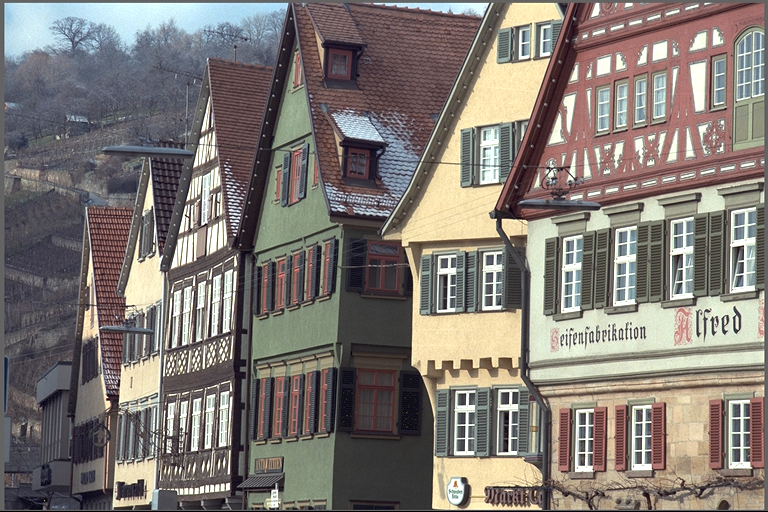
//> input picture images/kodim08.png, 768 x 512 px
$ ./sobel_custom_size ../images/kodim08.png 3   (built with g++ and OpenCV 4)
//> lines starting //> are read from the running program, lines starting //| are printed output that depends on the picture
#include <iostream>
#include <opencv2/opencv.hpp>
#include <omp.h>
#include <vector>

using namespace cv;
using namespace std;

//Create sobel kernels from user-defined size
vector<vector<float>> createSobelKernel(int kernelSize, char direction)
  {
    if (kernelSize % 2 == 0 || kernelSize < 3)
      throw invalid_argument("Kernel size must be an odd number >= 3");

    int halfSize = kernelSize / 2;

    vector<vector<float>> kernel(kernelSize, vector<float>(kernelSize, 0));

    for (int y = -halfSize; y <= halfSize; ++y)
      {
        for (int x = -halfSize; x <= halfSize; ++x)
	  {
            if (direction == 'x')
	      kernel[y + halfSize][x + halfSize] = x / (float)((x * x + y * y) ? (x * x + y * y) : 1);

            else if (direction == 'y')
	      kernel[y + halfSize][x + halfSize] = y / (float)((x * x + y * y) ? (x * x + y * y) : 1);

	    else
	      throw invalid_argument("Direction must be 'x' or 'y'");
	  }
      }

    // Kernel normalization for output gradients
    float sum = 0.0;
    for (const auto& row : kernel)
      {
        for (float val : row)
	  sum += abs(val);
      }

    if (sum > 0)
      {
        for (auto& row : kernel)
	  {
            for (float& val : row)
	      val /= sum;

	  }
      }

    return kernel;
  }


void convolve(const Mat& input, Mat& output, const vector<vector<float>>& kernel)
{
  int kernelSize = kernel.size();
  int border = kernelSize / 2;

  output = Mat::zeros(input.size(), CV_32F); // Store gradient values

  #pragma omp parallel for
  for (int y = border; y < input.rows - border; ++y)
    {
      for (int x = border; x < input.cols - border; ++x)
	{
	  float sum = 0.0;

	  // Perform convolution
	  for (int ky = -border; ky <= border; ++ky)
	    {
	      for (int kx = -border; kx <= border; ++kx)
		{
		  int pixelVal = input.at<uchar>(y + ky, x + kx);
		  sum += pixelVal * kernel[ky + border][kx + border];
		}
            }
	  output.at<float>(y, x) = sum;
        }
    }
}


int main(int argc, char** argv)
{
  if (argc != 3)
    {
      cout << "Usage: " << argv[0] << " <image_file> <kernel_size>" << endl;
      return -1;
    }

  // Load the image in grayscale
  Mat image = imread(argv[1], IMREAD_GRAYSCALE);
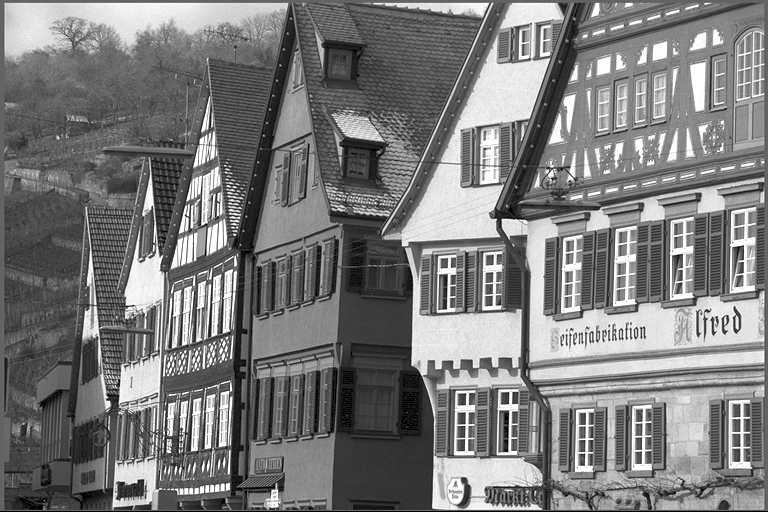
//> image: 512 rows x 768 cols, CV_8UC1; min 0, max 255, mean 123
  if (image.empty())
    {
      cout << "Error: Could not open or find the image." << endl;
      return -1;
    }

  // Parse the kernel size
  int kernelSize = atoi(argv[2]);
//> kernelSize = 3
  if (kernelSize % 2 == 0 || kernelSize < 3)
    {
      cout << "Error: Kernel size must be an odd number greater than or equal to 3." << endl;
      return -1;
    }

  // Create Sobel kernels dynamically based on the kernel size
  vector<vector<float>> sobelX, sobelY;
  try
    {
      sobelX = createSobelKernel(kernelSize, 'x');
//> in createSobelKernel, `int halfSize = kernelSize / 2;`: halfSize = 1
//> in createSobelKernel, `vector<vector<float>> kernel(kernelSize, vector<float>(kernelSize, 0));`: kernel = 3 items
//> the loop in createSobelKernel, `for (int y = -halfSize; y <= halfSize; ++y)` made 3 passes
//> the loop in createSobelKernel, `for (const auto& row : kernel)` made 3 passes
//> (row, sum) on passes 1 to 3: ([-0.5, 0, 0.5], 1), ([-1, 0, 1], 3), ([-0.5, 0, 0.5], 4)
//> after the loop in createSobelKernel, `for (const auto& row : kernel)`: sum = 4
//> the loop in createSobelKernel, `for (auto& row : kernel)` made 3 passes
//> row on passes 1 to 3: [-0.5, 0, 0.5], [-1, 0, 1], [-0.5, 0, 0.5]
//> sobelX = 3 items
      sobelY = createSobelKernel(kernelSize, 'y');
//> the loop in createSobelKernel (call 2), `for (int y = -halfSize; y <= halfSize; ++y)` made 3 passes
//> the loop in createSobelKernel (call 2), `for (const auto& row : kernel)` made 3 passes
//> (row, sum) on passes 1 to 3: ([-0.5, -1, -0.5], 2), ([0, 0, 0], 2), ([0.5, 1, 0.5], 4)
//> the loop in createSobelKernel (call 2), `for (auto& row : kernel)` made 3 passes
//> row on passes 1 to 3: [-0.5, -1, -0.5], [0, 0, 0], [0.5, 1, 0.5]
//> sobelY = 3 items
    } catch (const exception& e)
    {
      cerr << "Error: " << e.what() << endl;
      return -1;
    }

  Mat gradientX, gradientY, gradientMagnitude;

  // Perform convolution with Sobel X and Y kernels
  double start = omp_get_wtime();
  convolve(image, gradientX, sobelX);
//> in convolve, `int kernelSize = kernel.size();`: kernelSize = 3
//> in convolve, `int border = kernelSize / 2;`: border = 1
//> after the loop in convolve, `for (int y = border; y < input.rows - border; ++y)`:
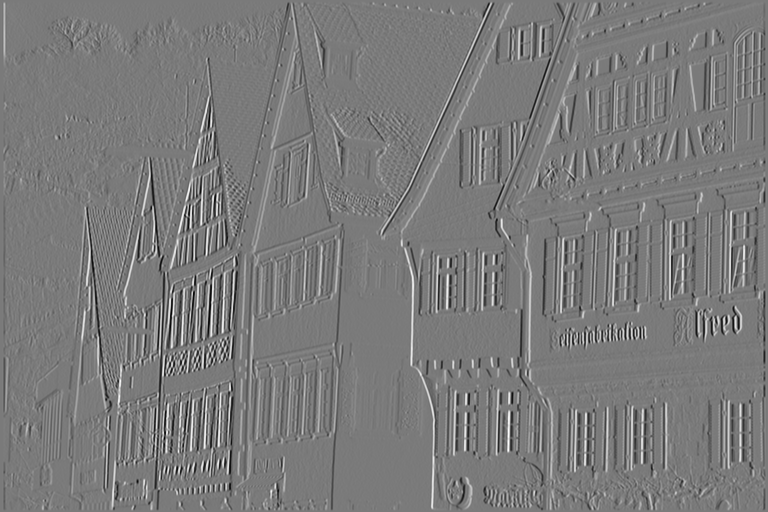
//> output: 512 rows x 768 cols, CV_32FC1; min -118.5, max 127.5, mean 0; drawn with min black and max white
  convolve(image, gradientY, sobelY);
//> after the loop in convolve (call 2), `for (int y = border; y < input.rows - border; ++y)`:
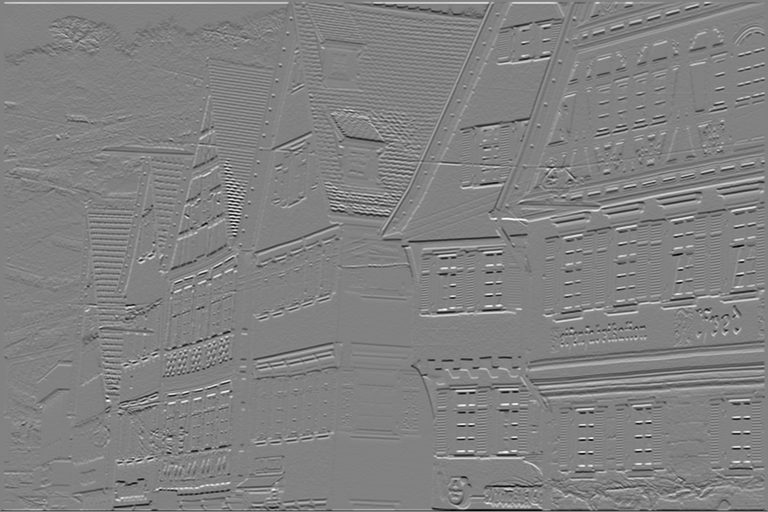
//> output: 512 rows x 768 cols, CV_32FC1; min -121.1, max 116.6, mean -0.1; drawn with min black and max white
  double end = omp_get_wtime();

  cout << "Convolution completed in " << (end - start) << " seconds." << endl;

  // Calculate the gradient magnitude
  gradientMagnitude = Mat::zeros(image.size(), CV_32F);

  #pragma omp parallel for
  for (int y = 0; y < image.rows; ++y)
    {
      for (int x = 0; x < image.cols; ++x)
	{
	  float gx = gradientX.at<float>(y, x);
	  float gy = gradientY.at<float>(y, x);
	  gradientMagnitude.at<float>(y, x) = sqrt(gx * gx + gy * gy);
        }
    }
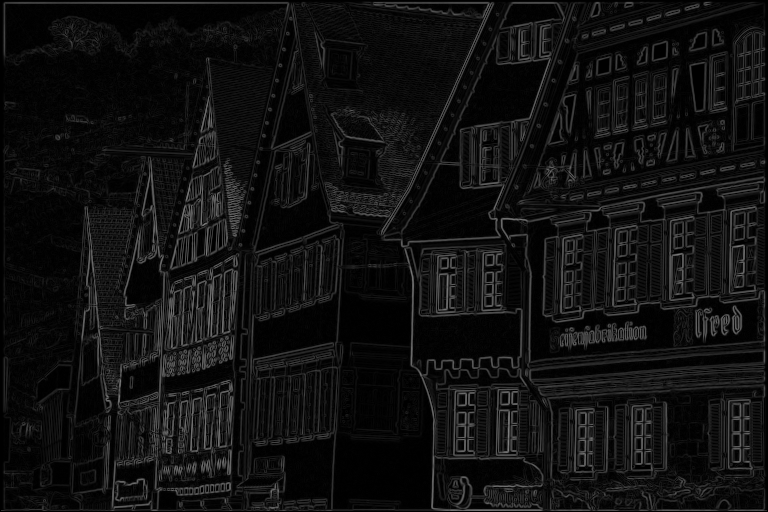
//> gradientMagnitude: 512 rows x 768 cols, CV_32FC1; min 0, max 127.5, mean 17


  // Normalize and convert gradient magnitude to displayable format
  Mat displayGradientX;
  Mat displayGradientY;
  Mat displayGradient;

  normalize(gradientMagnitude, displayGradient, 0, 255, NORM_MINMAX, CV_8U);
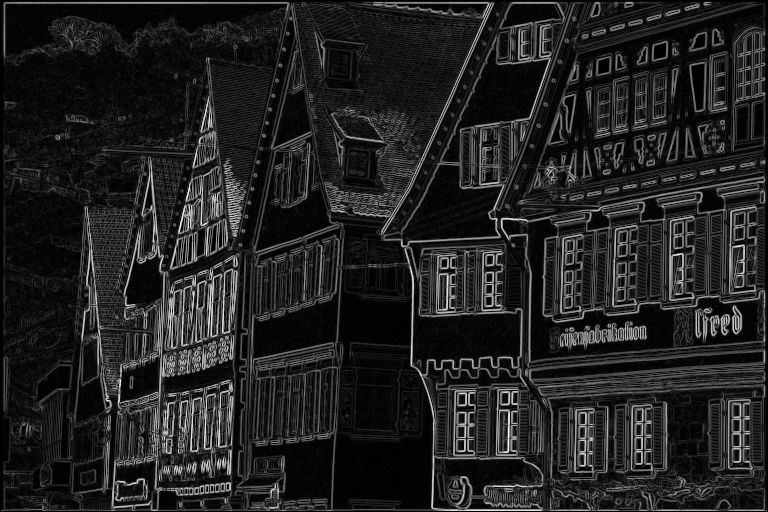
//> displayGradient: 512 rows x 768 cols, CV_8UC1; min 0, max 255, mean 34
  normalize(gradientX, displayGradientX, 0, 255, NORM_MINMAX, CV_8U);
  normalize(gradientY, displayGradientY, 0, 255, NORM_MINMAX, CV_8U);

  // Display the results
  imshow("Original Image", image);
  imshow("Gradient X", displayGradientX);
  imshow("Gradient Y", displayGradientY);
  imshow("Gradient Magnitude", displayGradient);

  waitKey(0);

  return 0;
}
